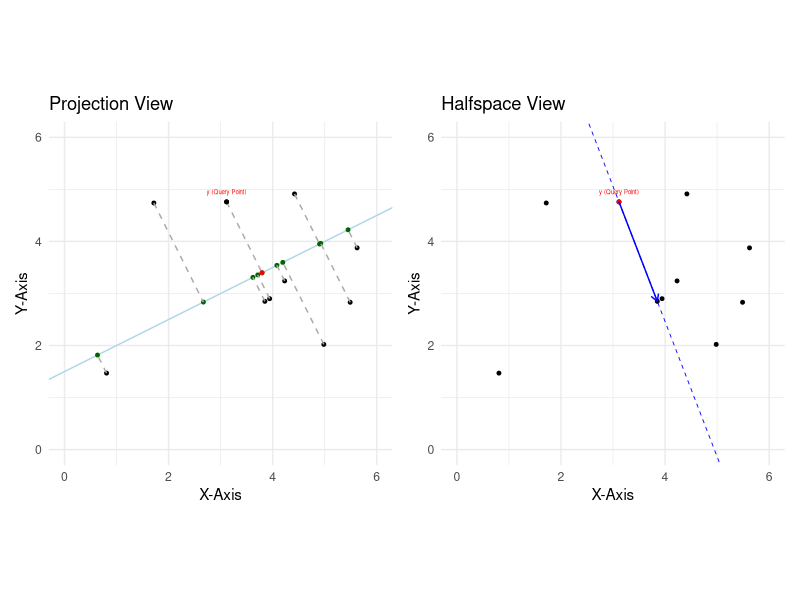

Write R code to recreate this figure.
## ---- chunk 1
#| echo: false
#| warning: false
#| code-fold: false
#| label: Two Views of Tukey Depth
#| fig-cap: "Side by side plots that depict two different ways to interpret and calculate Tukey Depth"

# 1. Define the line by two points: A and B
A = c(x = 1, y = 2)
B = c(x = 5, y = 4)

# 2. Create a data frame of random points to project
set.seed(42)
df = data.frame(
  x = runif(10, 0, 6),
  y = runif(10, 1, 5)
)

#query point
target_point1 = data.frame(x=3.1145757, y=4.760058)

#finding projected points using formuala - A + ((u dot v)/(v dot v))*v
v = B - A
vDotv = sum(v*v)

u = data.frame(V1 = df[,1] - A[1], V2 = df[,2]-A[2])

projPoint = data.frame(matrix(NA, nrow = nrow(u), ncol = ncol(u)))

for(i in 1:nrow(u)){
  temp = A + ((sum(u[i,]*v)/vDotv) * v)
  projPoint[i,] = temp
}

target_point2 = data.frame(x=projPoint$X1[6], y=projPoint$X2[6])
library(ggplot2)
library(patchwork)

p1 = ggplot(df) + 
      geom_point(aes(x=df$x, y=df$y), size = 1) + 
      geom_abline(slope = 0.5, intercept = 1.5, colour = "lightblue", linewidth = 0.5) +
      geom_point(aes(x = projPoint$X1, y = projPoint$X2), colour = "darkgreen", size = 1)+
      geom_segment(aes(x=df$x, y=df$y, xend = projPoint$X1, yend = projPoint$X2), linetype = "dashed", colour = "darkgrey") +
      geom_point(data = target_point1, aes(x = target_point1$x, y = target_point1$y), color = "black", size = 1) +
      geom_text(data = target_point1, aes(x = target_point1$x, y = target_point1$y, label = "y (Query Point)"), vjust = -1.5, color = "red", size = 1.5) + 
      geom_point(data = target_point2, aes(x = target_point2$x, y = target_point2$y), color = "red", size = 1) +
      coord_fixed(xlim = c(0,6), ylim = c(0, 6)) +
      theme_minimal() + 
      labs(title = "Projection View", x = "X-Axis", y = "Y-Axis")

p2 = ggplot(df, aes(x = df$x, y = df$y)) +
      geom_point(color = "black", size = 1) +
      geom_point(data = target_point1, aes(x = target_point1$x, y = target_point1$y), color = "red", size = 1) +
      geom_text(data = target_point1, aes(x = target_point1$x, y = target_point1$y, label = "y (Query Point)"), vjust = -1.5, color = "red", size = 1.5)+
      geom_abline(slope = -2.596676, intercept = 12.847601, colour = "blue", linewidth = 0.3, linetype = "dashed") +
      annotate(
        "segment", 
        x = target_point1$x, y = target_point1$y,     
        xend = 3.8504731, yend = 2.849171,
        arrow = arrow(length = unit(0.2, "cm")),
        color = "blue", 
        linewidth = 0.5
      ) +
      coord_fixed(xlim = c(0,6), ylim = c(0, 6)) +
      theme_minimal() + 
      labs(title = "Halfspace View", x = "X-Axis", y = "Y-Axis")

p1 + p2
